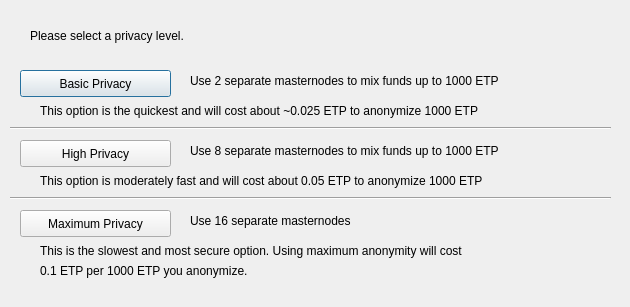
<?xml version="1.0" encoding="UTF-8"?>
<ui version="4.0">
 <class>DarksendConfig</class>
 <widget class="QDialog" name="DarksendConfig">
  <property name="geometry">
   <rect>
    <x>0</x>
    <y>0</y>
    <width>630</width>
    <height>307</height>
   </rect>
  </property>
  <property name="windowTitle">
   <string>Configure PrivateSend</string>
  </property>
  <widget class="QPushButton" name="buttonBasic">
   <property name="geometry">
    <rect>
     <x>20</x>
     <y>70</y>
     <width>151</width>
     <height>27</height>
    </rect>
   </property>
   <property name="text">
    <string>Basic Privacy</string>
   </property>
  </widget>
  <widget class="QPushButton" name="buttonHigh">
   <property name="geometry">
    <rect>
     <x>20</x>
     <y>140</y>
     <width>151</width>
     <height>27</height>
    </rect>
   </property>
   <property name="text">
    <string>High Privacy</string>
   </property>
  </widget>
  <widget class="QPushButton" name="buttonMax">
   <property name="geometry">
    <rect>
     <x>20</x>
     <y>210</y>
     <width>151</width>
     <height>27</height>
    </rect>
   </property>
   <property name="text">
    <string>Maximum Privacy</string>
   </property>
  </widget>
  <widget class="QLabel" name="label">
   <property name="geometry">
    <rect>
     <x>30</x>
     <y>20</y>
     <width>571</width>
     <height>31</height>
    </rect>
   </property>
   <property name="text">
    <string>Please select a privacy level.</string>
   </property>
  </widget>
  <widget class="QLabel" name="label_2">
   <property name="geometry">
    <rect>
     <x>190</x>
     <y>70</y>
     <width>421</width>
     <height>21</height>
    </rect>
   </property>
   <property name="text">
    <string>Use 2 separate masternodes to mix funds up to 1000 ETP</string>
   </property>
  </widget>
  <widget class="QLabel" name="label_3">
   <property name="geometry">
    <rect>
     <x>190</x>
     <y>140</y>
     <width>411</width>
     <height>21</height>
    </rect>
   </property>
   <property name="text">
    <string>Use 8 separate masternodes to mix funds up to 1000 ETP</string>
   </property>
  </widget>
  <widget class="QLabel" name="label_4">
   <property name="geometry">
    <rect>
     <x>190</x>
     <y>210</y>
     <width>421</width>
     <height>21</height>
    </rect>
   </property>
   <property name="text">
    <string>Use 16 separate masternodes</string>
   </property>
  </widget>
  <widget class="QLabel" name="label_6">
   <property name="geometry">
    <rect>
     <x>40</x>
     <y>100</y>
     <width>561</width>
     <height>21</height>
    </rect>
   </property>
   <property name="text">
    <string>This option is the quickest and will cost about ~0.025 ETP to anonymize 1000 ETP</string>
   </property>
  </widget>
  <widget class="QLabel" name="label_7">
   <property name="geometry">
    <rect>
     <x>40</x>
     <y>170</y>
     <width>561</width>
     <height>21</height>
    </rect>
   </property>
   <property name="text">
    <string>This option is moderately fast and will cost about 0.05 ETP to anonymize 1000 ETP</string>
   </property>
  </widget>
  <widget class="QLabel" name="label_8">
   <property name="geometry">
    <rect>
     <x>40</x>
     <y>240</y>
     <width>561</width>
     <height>21</height>
    </rect>
   </property>
   <property name="text">
    <string>This is the slowest and most secure option. Using maximum anonymity will cost</string>
   </property>
  </widget>
  <widget class="QLabel" name="label_9">
   <property name="geometry">
    <rect>
     <x>40</x>
     <y>260</y>
     <width>561</width>
     <height>21</height>
    </rect>
   </property>
   <property name="text">
    <string>0.1 ETP per 1000 ETP you anonymize.</string>
   </property>
  </widget>
  <widget class="Line" name="line">
   <property name="geometry">
    <rect>
     <x>10</x>
     <y>120</y>
     <width>601</width>
     <height>16</height>
    </rect>
   </property>
   <property name="orientation">
    <enum>Qt::Horizontal</enum>
   </property>
  </widget>
  <widget class="Line" name="line_2">
   <property name="geometry">
    <rect>
     <x>10</x>
     <y>190</y>
     <width>601</width>
     <height>16</height>
    </rect>
   </property>
   <property name="orientation">
    <enum>Qt::Horizontal</enum>
   </property>
  </widget>
 </widget>
 <resources/>
 <connections/>
</ui>
